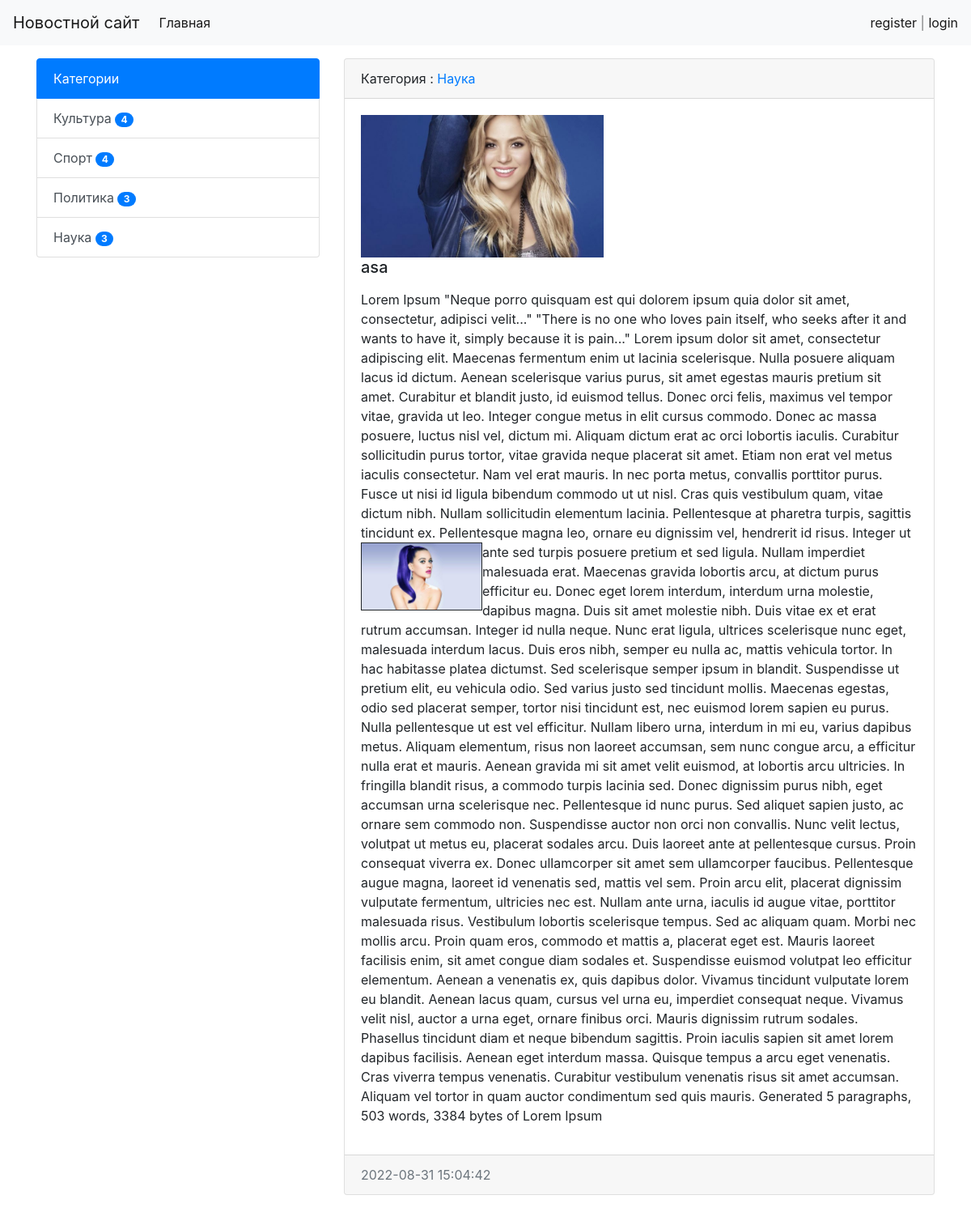
The app's page /news/38/ with its own data.
### news/models.py (models this page shows, shortened)
class Category(models.Model):
    title = models.CharField(max_length=200, db_index=True, verbose_name='Категория')
    def get_absolute_url(self):
        return reverse('category', kwargs={'category_id': self.pk})
    def __str__(self):
        return self.title
    class Meta:
        verbose_name = 'Категория'
        verbose_name_plural = 'Категории'
        ordering = ['title']

class News(models.Model):
    title = models.CharField(max_length=200, verbose_name='Наименования')
    content = models.TextField(blank=True, verbose_name='Контент')
    created_at = models.DateTimeField(auto_now_add=True, verbose_name='Дата создания')
    update_at = models.DateTimeField(auto_now=True, verbose_name='Дата обновления')
    photo = models.ImageField(upload_to='photo/%Y/%m/%d/', verbose_name='Фото', blank=True)
    is_publish = models.BooleanField(default=True, verbose_name='Опубликовано')
    category = models.ForeignKey('Category', on_delete=models.PROTECT, verbose_name='Категория')
    views= models.IntegerField(default=0,verbose_name='Просмотры')
    class Meta:
        verbose_name = 'Новость'
        verbose_name_plural = 'Новости'
        ordering = ['-created_at']

### news/views.py (the view)
# urls.py: path('news/<int:pk>/', ShowPost.as_view(), name='view_news'),
class ShowPost(DeleteView):
    model = News
    template_name = 'news/view_news.html'
    context_object_name = 'item'

### news/templatetags/news_tags.py (called while the page is built)
@register.inclusion_tag('news/list_category.html',name='show_cat')
def show_categories():
    categories=Category.objects.annotate(col=Count('news',filter=F('news__is_publish'))).filter(col__gt=0)
    return {'categories': categories}

### news/templates/news/view_news.html (shortened to what this page needs)
{% extends 'base.html' %}
{% block sidebar %}
{% include 'incl/_sidebar.html' %}
{% endblock %}
{% block content %}
<div class="card mb-3">
    <div class="card-header">
        Категория : <a href="{{ item.category.get_absolute_url }}">{{ item.category }}</a>
    </div>
    <div class="card-body">
        <div class="media">
            <div class="media-body ">
                {% if item.photo %}
                <img src="{{ item.photo.url }}" alt="Фото" width="300" class="mr-3">
                {% else %}
                <img src="https://picsum.photos/id/101/367/267" alt="Фото" width="300" class="mar-3">
                {% endif %}
                <h5 class="card-title">{{item.title}}</h5>
                {% autoescape off %}
                <p class="card-text">{{ item.content | linebreaks | escape }}</p>
                {% endautoescape %}
            </div>
        </div>
    </div>
    <div class="card-footer text-muted">
        {{item.created_at|date:"Y-m-d H:i:s"}}
    </div>
</div>
{% endblock %}

### news/templates/news/list_category.html
<div class="list-group">
    <a class="list-group-item list-group-item-action active" aria-current="true">
        Категории
    </a>
    {% for item in categories %}
    <a href="{{item.get_absolute_url}}" class="list-group-item list-group-item-action ">{{item.title }}   <span
            class="badge badge-primary badge-pill">{{item.col}}</span></a>
    {% endfor %}
</div>

### my_site/static/css/style.css (style rules this page uses)
body { background-color:#ffffff; }

### records on screen
Category: title "Культура", col "4"
Category: title "Спорт", col "4"
Category: title "Политика", col "3"
Category: title "Наука", col "3"
News: category "Наука", photo (picture), title "asa", content "Lorem Ipsum \"Neque porro quisquam est qui dolorem ipsum quia dolor sit amet, consectetur, adipisci velit...\" \"There is no one who loves pain itself, who seeks after it and wants to have it, simply because it is pain...\" Lorem ipsum dolor sit amet, consectetur adipiscing elit. Maecenas fermentum enim ut lacinia scelerisque. Nulla posuere aliquam lacus id dictum. Aenean scelerisque varius purus, sit amet egestas mauris pretium sit amet. Curabitur et blandit justo, id euismod tellus. Donec orci felis, maximus vel tempor vitae, gravida ut leo. Integer congue metus in elit cursus commodo. Donec ac massa posuere, luctus nisl vel, dictum mi. Aliquam dictum erat ac orci lobortis iaculis. Curabitur…", content (picture), created_at "2022-08-31 15:04:42"
